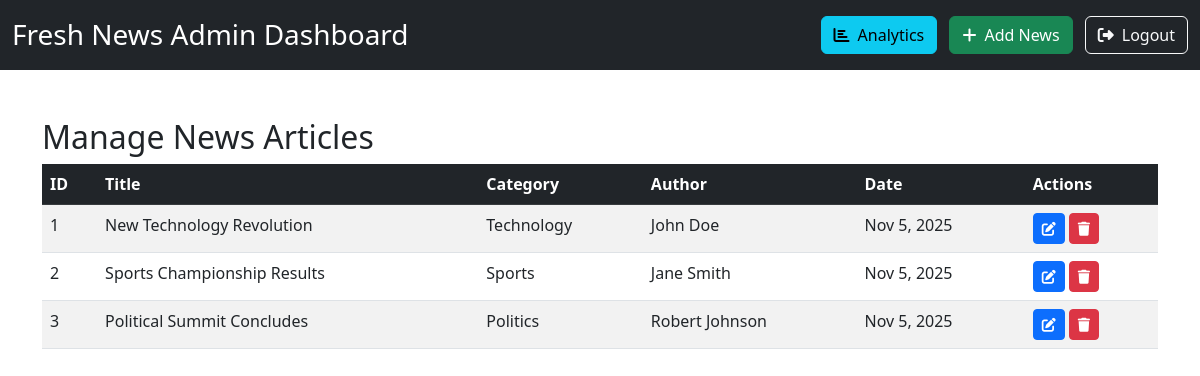
/admin/index.php (signed in), run on the app's committed database.
### tables this page shows
CREATE TABLE IF NOT EXISTS news (
    id INT AUTO_INCREMENT PRIMARY KEY,
    title VARCHAR(255) NOT NULL,
    content TEXT NOT NULL,
    category_id INT,
    image VARCHAR(255),
    author VARCHAR(100),
    created_at TIMESTAMP DEFAULT CURRENT_TIMESTAMP,
    views INT DEFAULT 0,
    rating DECIMAL(3,2) DEFAULT 0.00,
    votes INT DEFAULT 0,
    FOREIGN KEY (category_id) REFERENCES categories(id)
);

CREATE TABLE IF NOT EXISTS categories (
    id INT AUTO_INCREMENT PRIMARY KEY,
    name VARCHAR(100) NOT NULL,
    created_at TIMESTAMP DEFAULT CURRENT_TIMESTAMP
);

### admin/index.php (the view, shortened to what this page needs)
<?php
include '../includes/config.php';
$sql = "SELECT n.*, c.name as category_name FROM news n JOIN categories c ON n.category_id = c.id ORDER BY n.created_at DESC";
$result = $conn->query($sql);
?>
<!DOCTYPE html>
<html lang="en">
<head>
    <link href="https://cdn.jsdelivr.net/npm/bootstrap@5.3.0-alpha1/dist/css/bootstrap.min.css" rel="stylesheet">
    <link rel="stylesheet" href="https://cdnjs.cloudflare.com/ajax/libs/font-awesome/6.4.0/css/all.min.css">
</head>
<body>
    <header class="bg-dark text-white py-3 mb-4">
        <div class="container-fluid">
            <div class="row align-items-center">
                <div class="col-md-6">
                    <h1 class="h3 mb-0">Fresh News Admin Dashboard</h1>
                </div>
                <div class="col-md-6 text-end">
                    <a href="analytics.php" class="btn btn-info"><i class="fas fa-chart-bar me-2"></i>Analytics</a>
                    <a href="add_news.php" class="btn btn-success ms-2"><i class="fas fa-plus me-2"></i>Add News</a>
                    <a href="logout.php" class="btn btn-outline-light ms-2"><i class="fas fa-sign-out-alt me-2"></i>Logout</a>
                </div>
            </div>
        </div>
    </header>
    <main class="container my-5">
        <div class="row">
            <div class="col-12">
                <h2>Manage News Articles</h2>
                <div class="table-responsive">
                    <table class="table table-striped table-hover">
                        <thead class="table-dark">
                            <tr>
                                <th>ID</th>
                                <th>Title</th>
                                <th>Category</th>
                                <th>Author</th>
                                <th>Date</th>
                                <th>Actions</th>
                            </tr>
                        </thead>
                        <tbody>
                            <?php if ($result->num_rows > 0): ?>
                                <?php while($row = $result->fetch_assoc()): ?>
                                    <tr>
                                        <td><?php echo $row['id']; ?></td>
                                        <td><?php echo $row['title']; ?></td>
                                        <td><?php echo $row['category_name']; ?></td>
                                        <td><?php echo $row['author']; ?></td>
                                        <td><?php echo date('M j, Y', strtotime($row['created_at'])); ?></td>
                                        <td>
                                            <a href="edit_news.php?id=<?php echo $row['id']; ?>" class="btn btn-sm btn-primary"><i class="fas fa-edit"></i></a>
                                            <a href="delete_news.php?id=<?php echo $row['id']; ?>" class="btn btn-sm btn-danger" onclick="return confirm('Are you sure you want to delete this article?')"><i class="fas fa-trash"></i></a>
                                        </td>
                                    </tr>
                                <?php endwhile; ?>
                            <?php else: ?>
                                <tr>
                                    <td colspan="6" class="text-center">No news articles found.</td>
                                </tr>
                            <?php endif; ?>
                        </tbody>
                    </table>
                </div>
            </div>
        </div>
    </main>
</body>
</html>

### data on the page
news: id "1", title "New Technology Revolution", category.name "Technology", author "John Doe", created_at "Nov 5, 2025"
news: id "2", title "Sports Championship Results", category.name "Sports", author "Jane Smith", created_at "Nov 5, 2025"
news: id "3", title "Political Summit Concludes", category.name "Politics", author "Robert Johnson", created_at "Nov 5, 2025"
